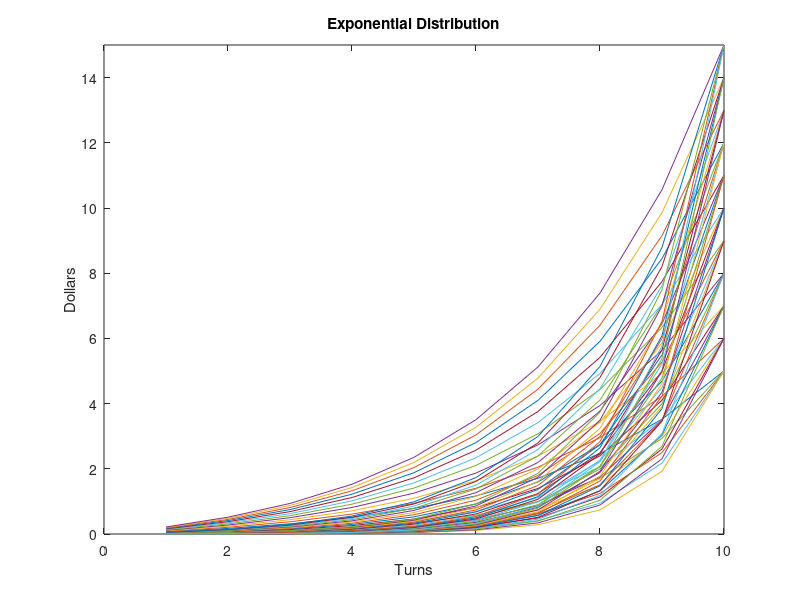

The MATLAB script that drew this image: (Note: this script raises an error after producing the figure.)
clear all 
close all
clc

%% Distributions

% Selected parameters

X0= 0; % Start value
N = 10; % Number of turns 
Final_Values = [5:15]; % Cost at final turn
alphas = [1.4, 1.7, 2.0, 2.3, 2.6]; % Growth Factors

Distributions = []; % Preallocate

for aa = 1:length(alphas) % Choose growth factor

for jj = 1:length(Final_Values) % Choose final value

Xn= Final_Values(jj); % Final value
alpha = alphas(aa); % Growth Factor 

denom = [];
for ii = 1:(N-1)
    saveme = (alpha^ii);
    denom = [denom, saveme]; % The equation has a recursive element...
end

m = (Xn - (X0*(alpha^N)))/(sum(denom)+1); % m is the linear normalizing factor which constrains the function to the starting point 0.

Exponential_Curve = [];

for ii = 1:N;
Xk = (X0)*(alpha^ii) + m*(sum(denom(1:(ii-1)))+1); % This is the guiding equation. Xk selects a turn
Exponential_Curve = [Exponential_Curve, Xk];
end

Distributions = [Distributions; Exponential_Curve]; 

end
end


%% Figures


figure

for kk = 1:length(Distributions)
  
    X = [1:N];
    plot(X,Distributions(kk,:));
    xlabel('Turns')
    ylabel('Dollars')
    title('Exponential Distribution')
    ylim([0 Final_Values(jj)])
    
    hold on
end

%% Export

name = 'Exponentials.csv';
writematrix(Distributions, name); % Save as csv file
